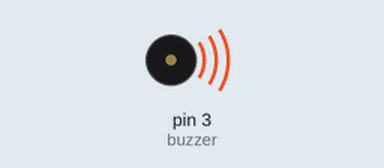
This sketch was run on a simulated Arduino Uno, built with avr-gcc and run on an emulated ATmega328P. Parts: buzzer (waves = sounding).

Above: at 0.1 s.
Timing chart, 0 to 40.0 s (numbered marks = the images above):
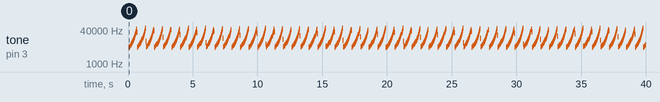

Measured:
- by itself, tone on pin 3 (buzzer): plays 6055 Hz for 0.08 s, 6960 Hz for 0.08 s, 8128 Hz for 0.04 s, 8918 Hz for 0.04 s, 9813 Hz for 0.04 s, 10895 Hz for 0.04 s … (867 notes in this stretch)

The sketch:

buzzer_110hz_2500hz.ino
```cpp
//Scrieti un program care genereaza o secventa de sunete de la 110Hz la 2500Hz, fiecare perioada
//  (corespunzatoare frecventei unui sunet) se va repeta de 200 de ori.
//https://www.arduino.cc/en/Tutorial/toneMelody
//https://www.arduino.cc/reference/en/language/functions/advanced-io/tone/
//https://www.arduino.cc/reference/en/language/functions/time/delaymicroseconds/
//frequency = 440 Hz = 440 oscillations per second = 440 oscillations/second = 440/sec;
//Period = 1/frequency
//  1/440 sec = .00227 sec

float frequency[56] = {110.0,116.5,123.5,130.8,138.6,146.8,155.6,164.8,174.6,185.0,196.0,207.7,
                     220.0,233.1,246.9,261.6,277.2,293.7,311.1,329.6,349.2,370.0,392.0,415.3,
                     440.0,466.2,493.9,523.3,554.4,587.3,622.3,659.3,698.5,740.0,784.0,830.6,
                     880.0,932.3,987.8,1046.5,1108.7,1174.7,1244.5,1318.5,1396.9,1480.0,
                     1568.0,1661.2,1760.0,1864.7,1975.5,2093.0,2217.5,2349.3,2489.0,2500.0};

const int millisecond = 1000;
const int microsecond = 1000000;

const int buzzer = 3;

void setup()
{
  pinMode(buzzer,OUTPUT);
  Serial.begin(9600);
}

void loop()
{
  for(int i=0; i<56; ++i)
    sound_on(buzzer,frequency[i],200);
//  while(1)
//    digitalWrite(buzzer,LOW);
}

void sound_on(int pin, float frequency, unsigned long repetition)
{
  float period_up = (microsecond/2)/frequency;
  float period_down = (microsecond/2)/frequency;

  for(int i=0; i<repetition; ++i)
  {
    digitalWrite(pin,HIGH);
    delayMicroseconds(period_up);
    digitalWrite(pin,LOW);
    delayMicroseconds(period_down);
  }
}
```
